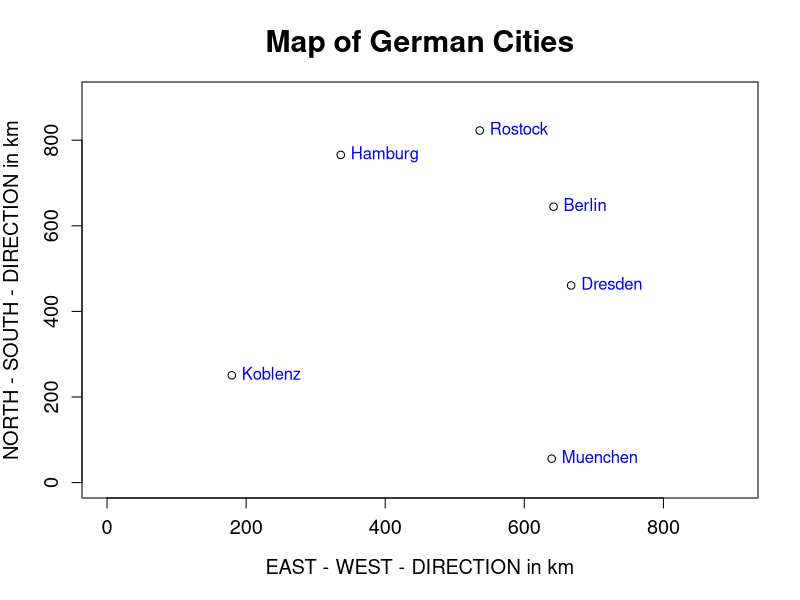

Here is the R script that generated this plot:
# −−−−−−−−−−−−−−−−−−−−−−−−−−−−−−−−−−−−−−−−−−−−−−−−−−−−−−
# Name of QuantLet : MVAMDScity2
# −−−−−−−−−−−−−−−−−−−−−−−−−−−−−−−−−−−−−−−−−−−−−−−−−−−−−−
# Published in : Applied Multivariate Statistical Analysis
# −−−−−−−−−−−−−−−−−−−−−−−−−−−−−−−−−−−−−−−−−−−−−−−−−−−−−−
# Description : Computes the map of the cities by 
# application of multidimensional scaling. Reflects and 
# rotates the figure by 90°.
# −−−−−−−−−−−−−−−−−−−−−−−−−−−−−−−−−−−−−−−−−−−−−−−−−−−−−−
# Keywords : MDS, multi-dimensional, scaling, plot, 
# graphical representation
# −−−−−−−−−−−−−−−−−−−−−−−−−−−−−−−−−−−−−−−−−−−−−−−−−−−−−−
# See also : MVAMDScity1, MVAMDSnonmstart, MVAMDSpooladj, 
# MVAmdscarm, MVAnmdscar1, MVAnmdscar2, MVAnmdscar3
# −−−−−−−−−−−−−−−−−−−−−−−−−−−−−−−−−−−−−−−−−−−−−−−−−−−−−−
# Author : Zografia Anastasiadou
# −−−−−−−−−−−−−−−−−−−−−−−−−−−−−−−−−−−−−−−−−−−−−−−−−−−−−−
# Submitted : Tue, October 28 2014 by Felix Jung
# −−−−−−−−−−−−−−−−−−−−−−−−−−−−−−−−−−−−−−−−−−−−−−−−−−−−−−
# Example:   Metric MDS solution for the intercity road 
# distances after reflection and 90° rotation.
# −−−−−−−−−−−−−−−−−−−−−−−−−−−−−−−−−−−−−−−−−−−−−−−−−−−−−−

# clear all variables
rm(list = ls(all = TRUE))
graphics.off()

# Intercity road distances
ber  = c(0, 214, 279, 610, 596, 237)
dre  = c(214, 0, 492, 533, 496, 444)
ham  = c(279, 492, 0, 520, 772, 140)
kob  = c(610, 533, 520, 0, 521, 687)
mue  = c(596, 496, 772, 521, 0, 771)
ros  = c(237, 444, 140, 687, 771, 0)

dist = cbind(ber, dre, ham, kob, mue, ros)

# a,b,h,i,r,x,xx1,xx2 are matrices
a    = (dist^2) * (-0.5)
i    = diag(6)
u    = rep(1, 6)
h    = i - (1/6 * (u %*% t(u)))
b    = h %*% a %*% h             # Determine the inner product matrix
e    = eigen(b)
g1   = cbind(e$vectors[, 1], -e$vectors[, 2])
g2   = diag(e$values[1:2])
xx1  = g1 %*% (g2^0.5)           # Determine the coordinate matrix
x    = cos(pi/2)
y    = sin(pi/2)
z    = -sin(pi/2)
r1   = c(x, z)
r2   = c(y, x)
r    = rbind(r1, r2)
xx2  = xx1 %*% r

xx   = cbind((xx2[, 1] * (-1)) + 500, xx2[, 2] + 500)

# Plot: Map of German Cities
plot(xx[, 1], xx[, 2], xlim = c(0, 900), ylim = c(0, 900), xlab = "EAST - WEST - DIRECTION in km", 
    ylab = "NORTH - SOUTH - DIRECTION in km", main = "Map of German Cities", cex.axis = 1.2, 
    cex.lab = 1.2, cex.main = 1.8)
text(xx[, 1], xx[, 2], labels = c("Berlin", "Dresden", "Hamburg", "Koblenz", "Muenchen", 
    "Rostock"), pos = 4, col = "blue") 
